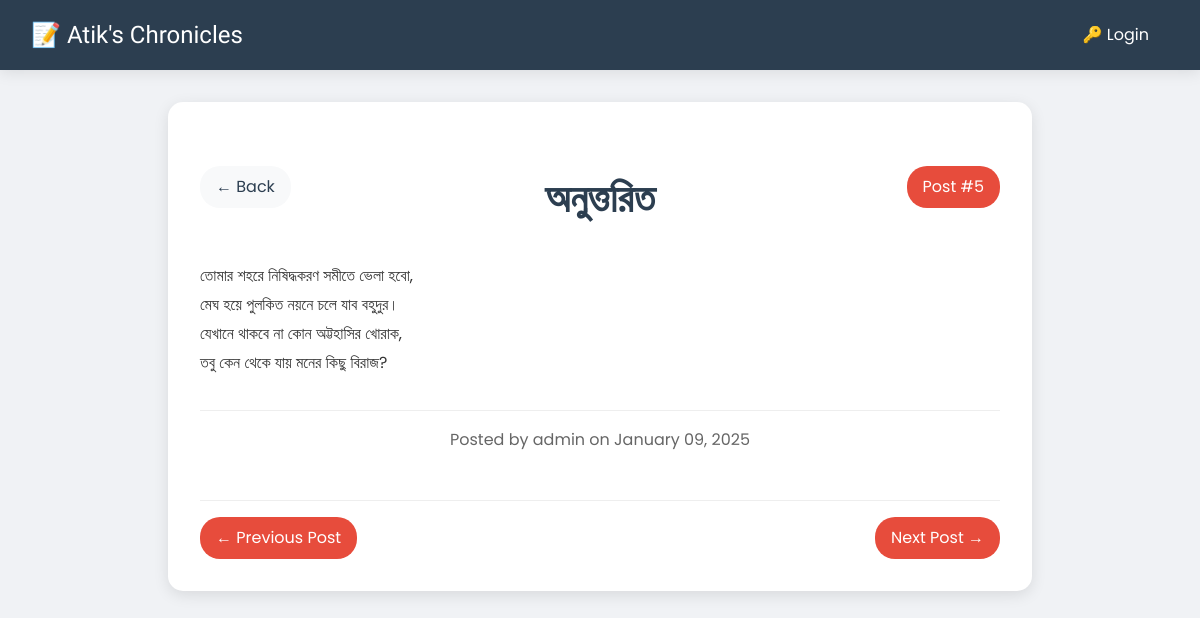
Screenshot of /post/3 with the database file from the repository.
### models.py (models this page shows)
class Post(db.Model):
    id = db.Column(db.Integer, primary_key=True)
    title = db.Column(db.String(100), nullable=False)
    date_posted = db.Column(db.DateTime, nullable=False, default=datetime.utcnow)
    content = db.Column(db.Text, nullable=False)
    user_id = db.Column(db.Integer, db.ForeignKey('user.id'), nullable=False)
    author = db.relationship('User', backref=db.backref('posts', lazy=True))

class User(db.Model, UserMixin):
    id = db.Column(db.Integer, primary_key=True)
    username = db.Column(db.String(20), unique=True, nullable=False)
    password = db.Column(db.String(60), nullable=False)

### routes.py (the view)
@app.route("/post/<int:post_id>")
def view_post(post_id):
    post = Post.query.get_or_404(post_id)
    all_posts = Post.query.order_by(Post.date_posted.desc()).all()
    post_number = all_posts.index(post) + 1
    prev_post = None
    next_post = None
    for i, p in enumerate(all_posts):
        if p.id == post_id:
            if i > 0:
                prev_post = all_posts[i-1]
            if i < len(all_posts)-1:
                next_post = all_posts[i+1]
            break
    return render_template('view_post.html',
                         post=post,
                         post_number=post_number,
                         prev_post=prev_post,
                         next_post=next_post,
                         last_edited_time=last_edited_time)

### templates/view_post.html (shortened to what this page needs)
{% extends "base.html" %}
{% block content %}
<div class="full-post-container">
    <div class="post-header">
        <a href="{{ url_for('home') }}" class="back-button">← Back</a>
        <div class="post-number">Post #{{ post_number }}</div>
        <h1 class="post-title">{{ post.title }}</h1>
    </div>
    <div class="post-content">
        {{ post.content | safe }}
    </div>
    <div class="post-meta">
        Posted by {{ post.author.username }} on {{ post.date_posted.strftime('%B %d, %Y') }}
    </div>
    <div class="post-navigation">
        {% if prev_post %}
            <a href="{{ url_for('view_post', post_id=prev_post.id) }}" class="nav-button">← Previous Post</a>
        {% else %}
            <span></span>
        {% endif %}
        {% if next_post %}
            <a href="{{ url_for('view_post', post_id=next_post.id) }}" class="nav-button">Next Post →</a>
        {% else %}
            <span></span>
        {% endif %}
    </div>
</div>
{% endblock %}

### templates/base.html (style rules this page uses)
:root { --primary-color: #2c3e50; --accent-color: #e74c3c; --paper-color: #fff; --line-color: #91a4c1; }
body { margin: 0; padding: 0; font-family: 'Poppins', sans-serif; background-image: url('https://www.transparenttextures.com/patterns/notebook-dark.png'); background-color: #f0f2f5; line-height: 1.6; }

### templates/view_post.html (style rules this page uses)
.full-post-container { max-width: 800px; margin: 2rem auto; background: white; padding: 2rem; border-radius: 15px; box-shadow: 0 4px 15px rgba(0, 0, 0, 0.1); }
.post-header { margin-bottom: 2rem; position: relative; }
.back-button { position: absolute; top: 0; left: 0; background: #f8f9fa; padding: 0.5rem 1rem; border-radius: 20px; color: #2c3e50; text-decoration: none; display: flex; align-items: center; gap: 0.5rem; transition: transform 0.3s ease; }
.post-title { text-align: center; color: #2c3e50; font-size: 2.5rem; margin: 2rem 0; }
.post-content { line-height: 1.8; color: #333; margin-bottom: 2rem; }
.post-meta { color: #666; text-align: center; padding: 1rem 0; border-top: 1px solid #eee; }
.post-navigation { display: flex; justify-content: space-between; margin-top: 2rem; padding-top: 1rem; border-top: 1px solid #eee; }
.nav-button { padding: 0.5rem 1rem; background: #e74c3c; color: white; text-decoration: none; border-radius: 20px; transition: transform 0.3s ease; }
.post-number { position: absolute; top: 0; right: 0; background: #e74c3c; color: white; padding: 0.5rem 1rem; border-radius: 20px; }

### rows the page displays
Post: title "অনুত্তরিত", content "তোমার শহরে নিষিদ্ধকরণ সমীতে ভেলা হবো, মেঘ হয়ে পুলকিত নয়নে চলে যাব বহুদুর। যেখানে থাকবে না কোন অট্টহাসির খোরাক, তবু কেন থেকে যায় মনের কিছু বিরাজ?", date_posted "January 09, 2025"
User: author.username "admin"

### other values shown
{{ post_number }} "5"
